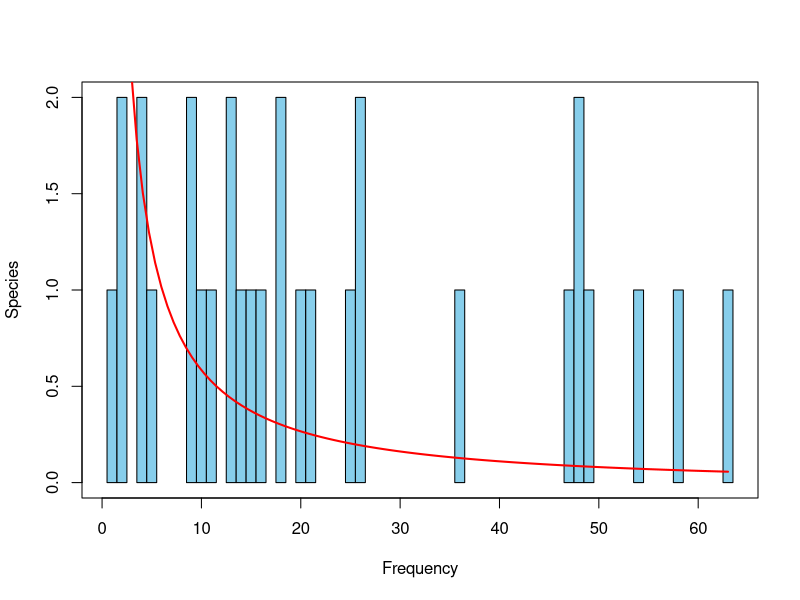
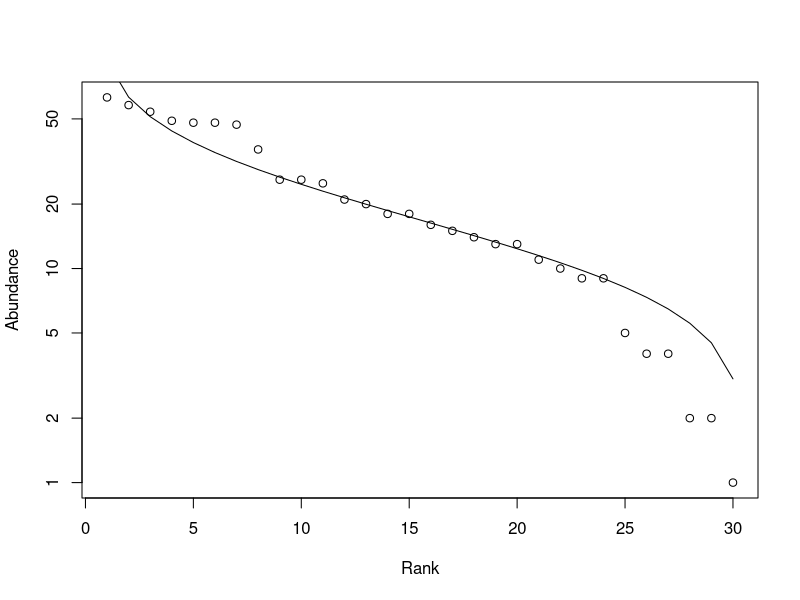
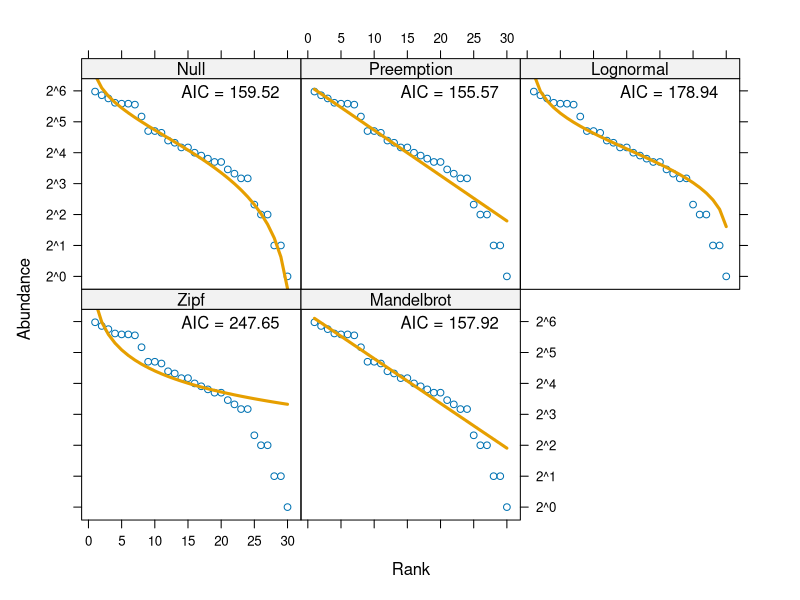
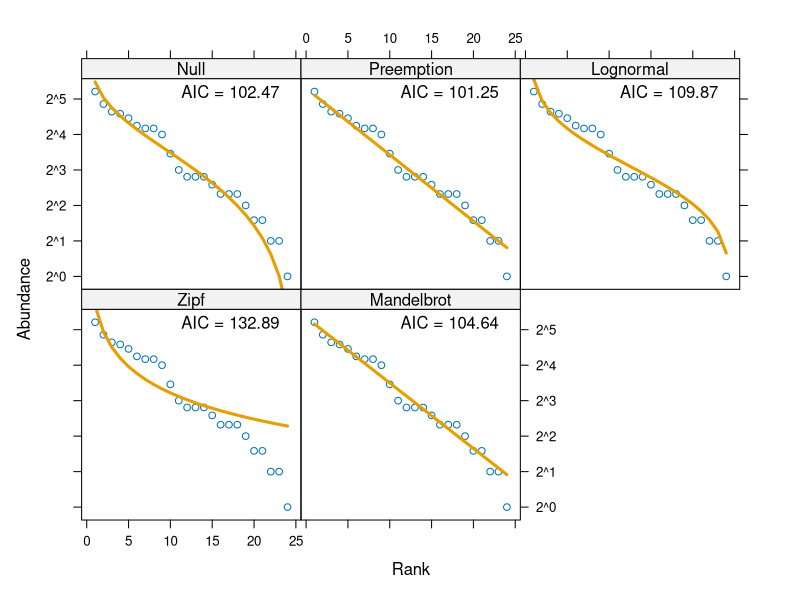
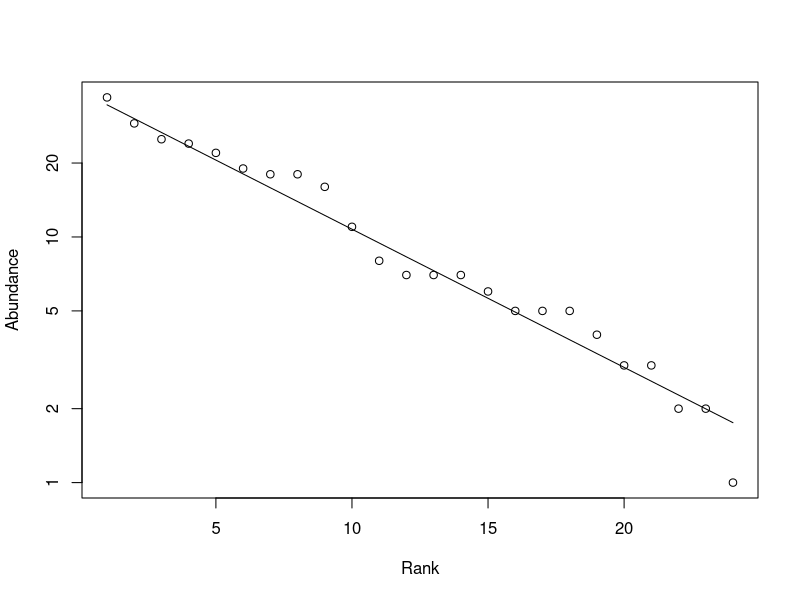

Recreate these plots in R, in order.
# libraries
library(tidyverse)
library(vegan)

# data
data("dune")
data("dune.env")
species.data <- dune
site.data <- dune.env

# q1
  head(species.data)
  head(site.data)
  str(species.data)
  str(site.data)

# q2
  diversity(species.data, index = "shannon")
  diversity(species.data, index = "simpson")  
  
# q3
  fisher.alpha(species.data)
  site.data <- mutate(site.data, 
                      shannon = diversity(species.data, 
                                          index = "shannon"))
  use_shannon_model <- lm(shannon ~ Use, 
                          data = site.data)
  anova(use_shannon_model)
  diversity(species.data, 
            index = "shannon")/ log(specnumber(species.data))

  # rarefaction
  min(rowSums(species.data))
  rarefy(species.data, 15)
  plot(fisherfit(colSums(species.data)))

# q4
  plot(rad.lognormal(colSums(species.data)))

# q5
  radlattice(radfit(colSums(species.data)))
  
# q6
  species.data <- mutate(species.data, Use = site.data$Use)
  haypasture.data <- filter(species.data, Use == 'Haypastu')
  haypasture.data <- select(haypasture.data, -Use)

  radlattice(radfit(colSums(haypasture.data)))  
  plot(rad.preempt(colSums(haypasture.data)))  

# q7
  data("BCI")
  data("BCI.env")
  BCI.species.data <- BCI
  BCI.site.data <- BCI.env

  BCI.site.data <- mutate(BCI.site.data,
                          shannon = diversity(BCI.species.data, index = "shannon"))
  BCI.site.data <- mutate(BCI.site.data,
                          fisher.alpha = fisher.alpha(BCI.species.data))  
  BCI.site.data <- mutate(BCI.site.data,
                          pielou = (diversity(BCI.species.data, index = "shannon") /
                                      log(specnumber(BCI.species.data))))
  BCI.site.data <- mutate(BCI.site.data,
                          rarefied = rarefy(BCI.species.data, 340))
  
  
  
  
  
  
  
  
